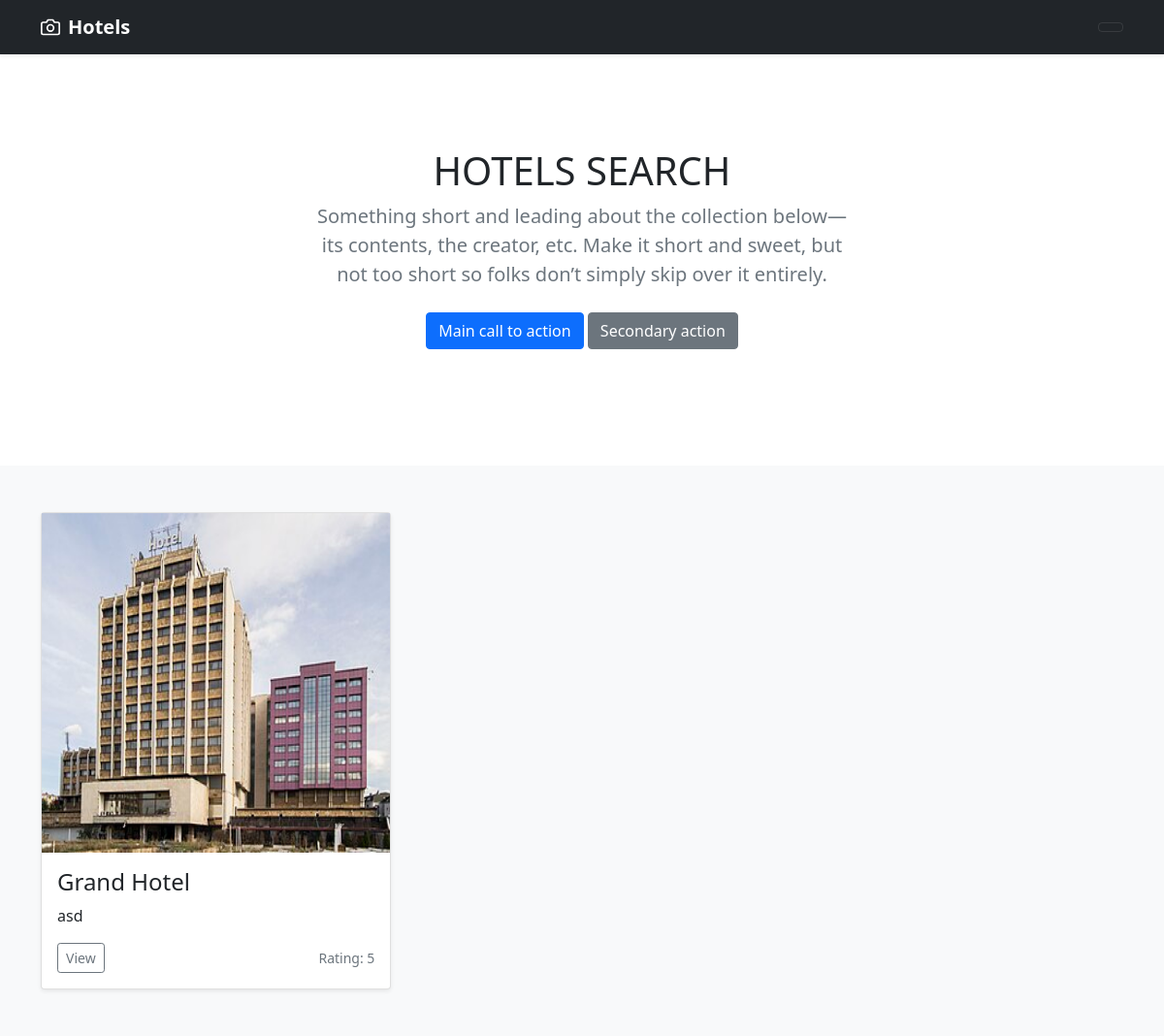
The page / on the database its author committed.
### tables this page shows
CREATE TABLE `hotels` (
  `id` int(255) NOT NULL,
  `hotel_name` varchar(255) NOT NULL,
  `hotel_desc` varchar(255) NOT NULL,
  `hotel_rating` varchar(255) NOT NULL,
  `hotel_image` varchar(255) DEFAULT NULL
);

### index.php (the view, shortened to what this page needs)
<?php
   include_once('database/config.php');
   $sql = "SELECT * FROM hotels";
   $selectHotels = $conn->prepare($sql);
   $selectHotels->execute();
   $hotels_data = $selectHotels->fetchAll();
 ?>
 <!DOCTYPE html>
 <html>
 <head>
 	<link href="https://cdn.jsdelivr.net/npm/bootstrap@5.1.3/dist/css/bootstrap.min.css" rel="stylesheet">
 </head>
 <body>
 	<header>
  <div class="navbar navbar-dark bg-dark shadow-sm">
    <div class="container">
      <a href="#" class="navbar-brand d-flex align-items-center">
        <strong>Hotels</strong>
      </a>
      <button class="navbar-toggler" type="button" data-bs-toggle="collapse" data-bs-target="#navbarHeader" aria-controls="navbarHeader" aria-expanded="false" aria-label="Toggle navigation">
      </button>
    </div>
  </div>
</header>
 	<section class="py-5 text-center container">
    <div class="row py-lg-5">
      <div class="col-lg-6 col-md-8 mx-auto">
        <h1 class="fw-light">HOTELS SEARCH</h1>
        <p class="lead text-muted">Something short and leading about the collection below—its contents, the creator, etc. Make it short and sweet, but not too short so folks don’t simply skip over it entirely.</p>
        <p>
          <a href="#" class="btn btn-primary my-2">Main call to action</a>
          <a href="#" class="btn btn-secondary my-2">Secondary action</a>
        </p>
      </div>
    </div>
  </section>
  <div class="album py-5 bg-light">
    <div class="container">
      <div class="row row-cols-1 row-cols-sm-2 row-cols-md-3 g-3">
      	<?php foreach ($hotels_data as $hotel_data) { ?>
      	<div class="col">
          <div class="card shadow-sm">
            <img src="hotel_images/<?php echo $hotel_data['hotel_image'];  ?>" height="350">
            <div class="card-body">
              <h4><?php echo $hotel_data['hotel_name']; ?></h4>
              <p class="card-text"><?php echo $hotel_data['hotel_desc']; ?></p>
              <div class="d-flex justify-content-between align-items-center">
                <div class="btn-group">
                  <a href="view.php?id=<?php echo $hotel_data['id']; ?>"  class="btn btn-sm btn-outline-secondary" >View</a>
                </div>
                <small class="text-muted">Rating: <?php echo $hotel_data['hotel_rating']; ?></small>
              </div>
            </div>
          </div>
        </div>
      <?php	} ?>
      </div>
    </div>
  </div>
 </body>
 </html>

### rows shown on the page
hotels: hotel_image (picture), hotel_name "Grand Hotel", hotel_desc "asd", hotel_rating "5"
